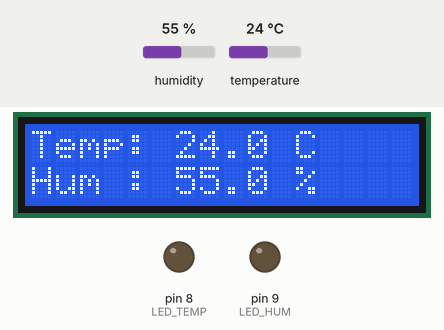
Bench run of a sketch on a simulated Arduino Uno, built with avr-gcc and run on an emulated ATmega328P. On the bench: 16×2 character LCD, output pins drawn as LEDs (lit = HIGH). Inputs (shaded band) come from the test bench; at power-on: humidity 55 %, temperature 24 °C. What the sketch prints to the serial monitor is not drawn.

Above: at 1.2 s.
1.3 s: humidity set to 61 %
At 2.9 s:
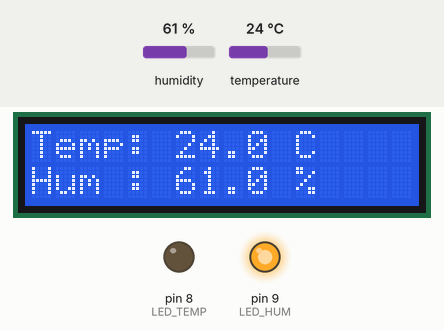
4.0 s: temperature set to 28 °C
At 5.0 s:
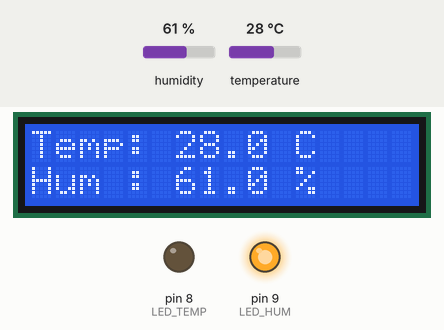
6.7 s: temperature set to 31 °C
At 9.4 s:
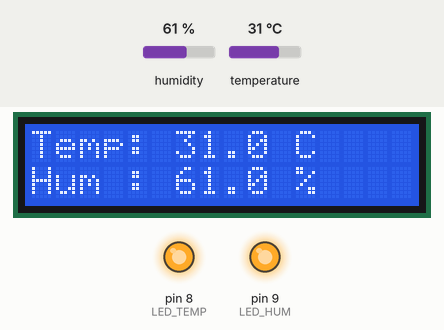
9.8 s: humidity set to 22 %
At 11.6 s:
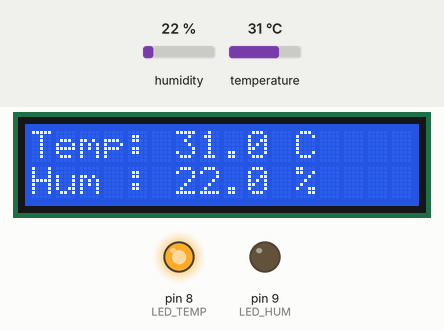
Timing chart, 0 to 13.1 s (numbered marks = the images above; inputs shaded):
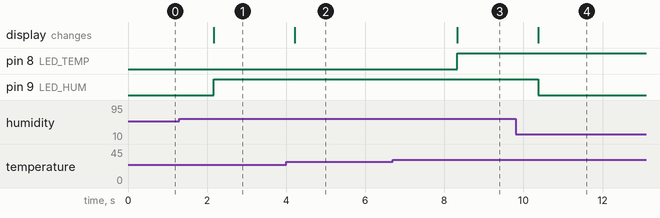

Measured:
- the behaviour switches between 59 and 60 % on humidity (found by bisection; images 0 and 1)
- the behaviour switches between 29 and 30 °C on temperature (found by bisection; images 2 and 3)
- after the input at 1.3 s, pin 9 (LED_HUM): LOW → HIGH after 0.87 s; the display: changes after 0.87 s (image 1)
- after the input at 4.0 s, the display: changes after 0.22 s (image 2)
- after the input at 6.7 s, pin 8 (LED_TEMP): LOW → HIGH after 1.6 s; the display: changes after 1.6 s (image 3)
- after the input at 9.8 s, pin 9 (LED_HUM): HIGH → LOW after 0.57 s; the display: changes after 0.57 s (image 4)

The sketch:

11-1_Temp_Hum_LCD.ino
```cpp
#include "DHT.h"
#include <LiquidCrystal_PCF8574.h>

#define DHTPIN 2     // what pin we're connected to
#define TEMP_LIMIT  30.0
#define HUM_LIMIT   60.0
#define LED_TEMP  8
#define LED_HUM   9

// Uncomment whatever type you're using!
#define DHTTYPE DHT11   // DHT 11
//#define DHTTYPE DHT22   // DHT 22  (AM2302)
//#define DHTTYPE DHT21   // DHT 21 (AM2301)

DHT dht(DHTPIN, DHTTYPE);
LiquidCrystal_PCF8574 lcd(0x20); // set the LCD address to 0x27 for a 16 chars and 2 line display

void setup()
{
    // Initialize Serial port
    Serial.begin(9600);

    // Set LED pins as output
    pinMode(LED_TEMP, OUTPUT);
    pinMode(LED_HUM, OUTPUT);

    // Initialize DHT & LCD
    dht.begin();
    lcd.begin(16, 2);
    lcd.setBacklight(255);
    lcd.home();
    lcd.clear();

    Serial.println("Lab 7 start!");
}

void loop()
{
    // Reading temperature or humidity takes about 250 milliseconds!
    // Sensor readings may also be up to 2 seconds 'old' (its a very slow sensor)
    char buf[17];
    float h = dht.readHumidity();
    float t = dht.readTemperature();

    // check if returns are valid, if they are NaN (not a number) then something went wrong!
    if (isnan(t) || isnan(h))
    {
        Serial.println("Failed to read from DHT");
    }
    else
    {
        // Print Temperature & Humidity data on Serial port
        Serial.print("Humidity: ");
        Serial.print(h);
        Serial.print(" %\t");
        Serial.print("Temperature: ");
        Serial.print(t);
        Serial.println(" *C");

        // Print Temperature & Humidity data on LCD
        lcd.home();
        lcd.print("Temp: ");
        if(t<10.0) lcd.print(" ");
        lcd.print(t, 1);
        lcd.print(" C");
        lcd.setCursor(0, 1);
        lcd.print("Hum : ");
        if(h<10.0) lcd.print(" ");
        lcd.print(h, 1);
        lcd.print(" \%");

        // if value > limit, LED on; else LED off
        if(t >= TEMP_LIMIT)
          digitalWrite(LED_TEMP, HIGH);
        else
          digitalWrite(LED_TEMP, LOW);
        if(h >= HUM_LIMIT)
          digitalWrite(LED_HUM, HIGH);
        else
          digitalWrite(LED_HUM, LOW);
    }
    delay(2000);
}
```
